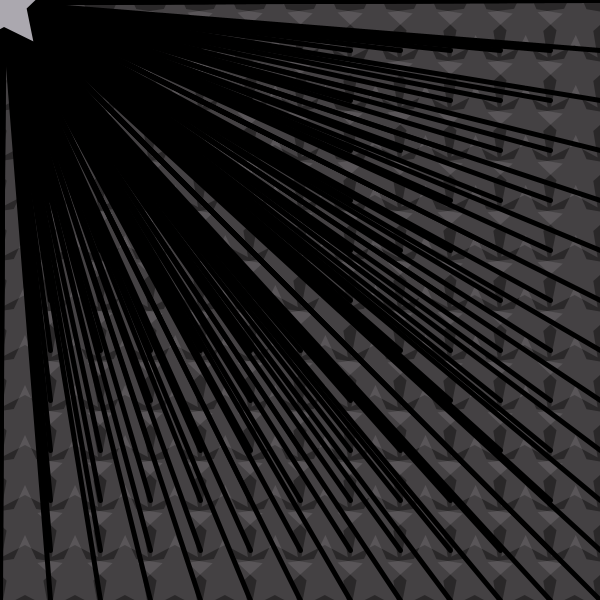
Frame 1 (no input)
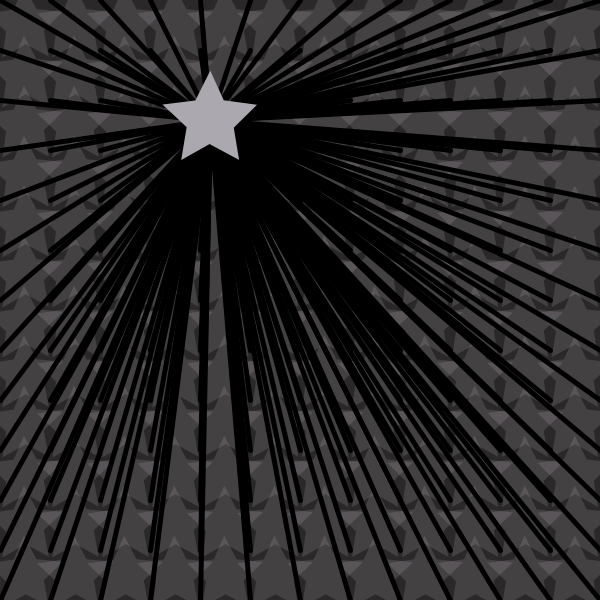
Frame 60 (the mouse pressed at the canvas centre just before this capture)
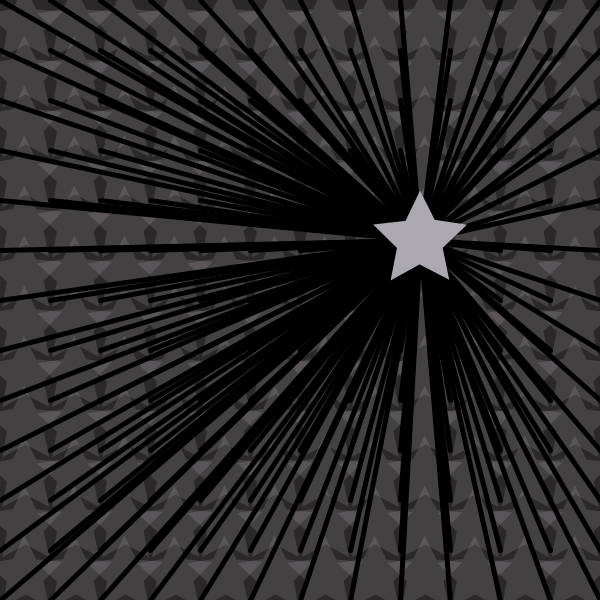
Frame 120 (the mouse held since frame 60 and released just before this capture)

The Processing sketch that drew these frames (run headless with seeded random() and noise(); from frame 60 on, the mouse is pressed at the canvas centre):

// Processing sketch: processing_144995
// ── processing_144995.pde

// Konkuk University
// Department of Dynamic Media
// SOS iDesign
// Name: Song Youngjun
// ID: 201420083

float x = 0;
float y = 0;
float xSpeed = 3.5;
float ySpeed = 2;
float angle;
float angleN = radians(0.1);

void setup() {
  size(600, 600);
  smooth();
}

void draw() {
  background(#2a2829);
  //Rotate Stars
  for (int i = 25; i < width; i = i + 50) {
    for (int j = 25; j < height; j = j + 50) {
      pushMatrix();
      translate(i, j);
      rotate (angle);
      noStroke();
      fill(#aba8af, 50);
      scale(0.8);
      beginShape();
      vertex(0, -50);
      vertex(14, -20);
      vertex(47, -15);
      vertex(23, 7);
      vertex(29, 40);
      vertex(0, 25);
      vertex(-29, 40);
      vertex(-23, 7);
      vertex(-47, -15);
      vertex(-14, -20);
      endShape(CLOSE);
      popMatrix();
    }
    angle = angle + angleN;
  }
  if ((angle > radians(360)) || (angle < radians(0))) {
    angleN = angleN * -1;
  }

  x = x + xSpeed;
  y = y + ySpeed;

  if ((x > width) || (x < 0)) {
    xSpeed = xSpeed * -1;
  }

  if ((y > height) || (y < 0)) {
    ySpeed = ySpeed * -1;
  }

  //lines
  stroke(0);
  strokeWeight(5);
  fill(x, y, 0, 100);
  for (int a = 0; a<=600; a = a+50) {
    for (int b = 0; b<=600; b = b+50) {
      line(x, y, a, b);
    }
  }
  pushMatrix();
  translate(x, y);
  rotate (-angle);
  noStroke();
  fill(#aba8af);
  beginShape();
  vertex(0, -50);
  vertex(14, -20);
  vertex(47, -15);
  vertex(23, 7);
  vertex(29, 40);
  vertex(0, 25);
  vertex(-29, 40);
  vertex(-23, 7);
  vertex(-47, -15);
  vertex(-14, -20);
  endShape(CLOSE);
  popMatrix();
}
